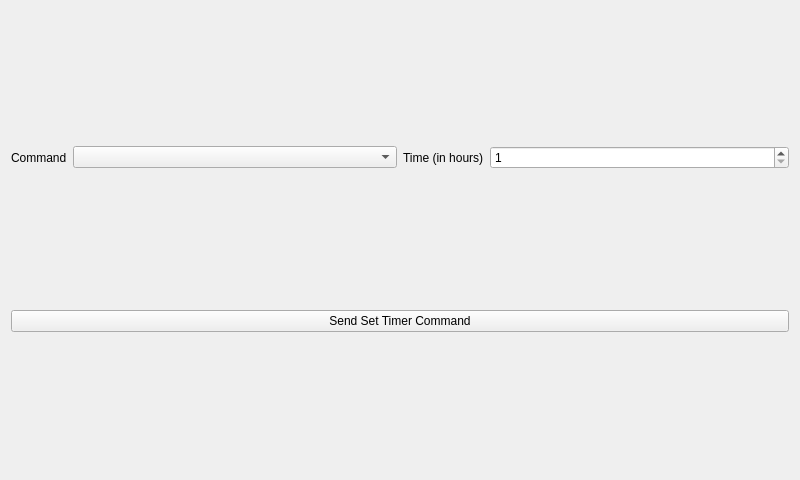
<?xml version="1.0" encoding="UTF-8"?>
<ui version="4.0">
 <class>PIRACTimerForm</class>
 <widget class="QWidget" name="PIRACTimerForm">
  <property name="geometry">
   <rect>
    <x>0</x>
    <y>0</y>
    <width>800</width>
    <height>480</height>
   </rect>
  </property>
  <property name="windowTitle">
   <string>Form</string>
  </property>
  <layout class="QGridLayout" name="gridLayout">
   <item row="0" column="0">
    <layout class="QHBoxLayout" name="horizontalLayout">
     <item>
      <widget class="QLabel" name="timerOptionLabel">
       <property name="sizePolicy">
        <sizepolicy hsizetype="Fixed" vsizetype="Preferred">
         <horstretch>0</horstretch>
         <verstretch>0</verstretch>
        </sizepolicy>
       </property>
       <property name="text">
        <string>Command</string>
       </property>
      </widget>
     </item>
     <item>
      <widget class="QComboBox" name="timerOptionComboBox"/>
     </item>
    </layout>
   </item>
   <item row="0" column="1">
    <layout class="QHBoxLayout" name="horizontalLayout_2">
     <item>
      <widget class="QLabel" name="timeLabel">
       <property name="sizePolicy">
        <sizepolicy hsizetype="Fixed" vsizetype="Preferred">
         <horstretch>0</horstretch>
         <verstretch>0</verstretch>
        </sizepolicy>
       </property>
       <property name="text">
        <string>Time (in hours)</string>
       </property>
      </widget>
     </item>
     <item>
      <widget class="QSpinBox" name="timeValueSpinBox">
       <property name="minimum">
        <number>1</number>
       </property>
       <property name="maximum">
        <number>23</number>
       </property>
      </widget>
     </item>
    </layout>
   </item>
   <item row="1" column="0" colspan="2">
    <widget class="QPushButton" name="setTimerButton">
     <property name="text">
      <string>Send Set Timer Command</string>
     </property>
    </widget>
   </item>
  </layout>
 </widget>
 <resources/>
 <connections>
  <connection>
   <sender>PIRACTimerForm</sender>
   <signal>timerOptionComboBoxEnabled(bool)</signal>
   <receiver>timerOptionComboBox</receiver>
   <slot>setEnabled(bool)</slot>
   <hints>
    <hint type="sourcelabel">
     <x>399</x>
     <y>239</y>
    </hint>
    <hint type="destinationlabel">
     <x>238</x>
     <y>222</y>
    </hint>
   </hints>
  </connection>
  <connection>
   <sender>PIRACTimerForm</sender>
   <signal>setTimerButtonEnabled(bool)</signal>
   <receiver>setTimerButton</receiver>
   <slot>setEnabled(bool)</slot>
   <hints>
    <hint type="sourcelabel">
     <x>399</x>
     <y>239</y>
    </hint>
    <hint type="destinationlabel">
     <x>399</x>
     <y>459</y>
    </hint>
   </hints>
  </connection>
  <connection>
   <sender>PIRACTimerForm</sender>
   <signal>timeValueSpinBoxEnabled(bool)</signal>
   <receiver>timeValueSpinBox</receiver>
   <slot>setEnabled(bool)</slot>
   <hints>
    <hint type="sourcelabel">
     <x>399</x>
     <y>239</y>
    </hint>
    <hint type="destinationlabel">
     <x>648</x>
     <y>222</y>
    </hint>
   </hints>
  </connection>
 </connections>
 <slots>
  <signal>setTimerButtonEnabled(bool)</signal>
  <signal>timerOptionComboBoxEnabled(bool)</signal>
  <signal>timeValueSpinBoxEnabled(bool)</signal>
 </slots>
</ui>
